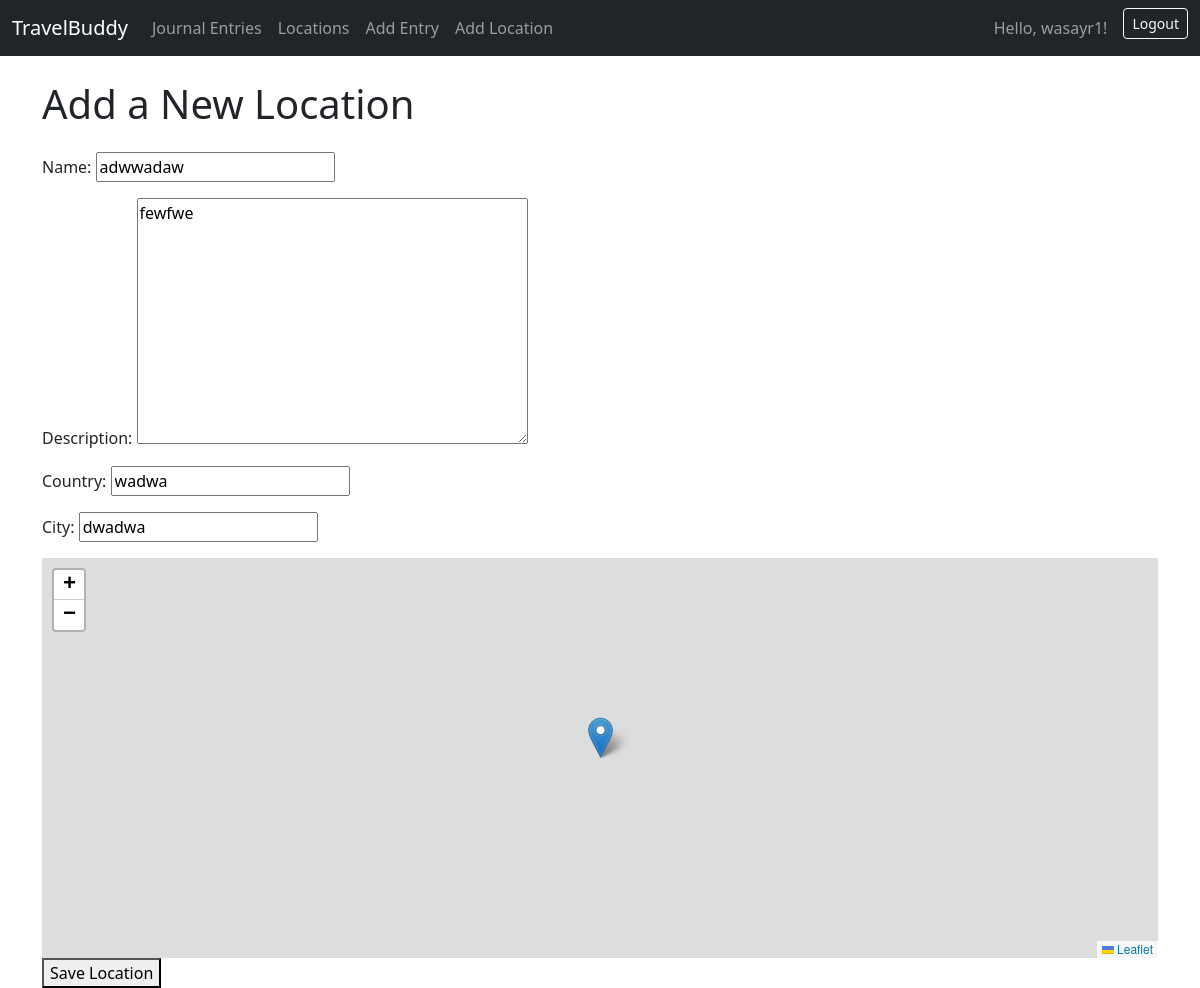
Screenshot of /project/location/5/edit/ (signed in) with the database file from the repository.
### project/models.py (models this page shows, shortened)
class Location(models.Model):
    name = models.CharField(max_length=100)
    description = models.TextField()
    latitude = models.FloatField(null=True, blank=True)
    longitude = models.FloatField(null=True, blank=True)
    country = models.CharField(max_length=100)
    city = models.CharField(max_length=100)

### project/views.py (the view, shortened to what this page needs)
# urls.py: path('location/<int:pk>/edit/', views.LocationUpdateView.as_view(), name='location-update'),
class LocationUpdateView(LoginRequiredMixin, generic.UpdateView):
    model = Location
    form_class = LocationForm
    template_name = 'project/location_form.html'

### project/forms.py
class LocationForm(forms.ModelForm):
    class Meta:
        model = Location
        fields = ['name', 'description', 'latitude', 'longitude', 'country', 'city']
        widgets = {
            'latitude': forms.HiddenInput(),
            'longitude': forms.HiddenInput(),
        }

### project/templates/project/location_form.html (shortened to what this page needs)
{% extends "project/base.html" %}
{% block header %}Add a New Location{% endblock %}
{% block content %}
    <form method="post">
        {{ form.as_p }}
        <div id="map" style="height: 400px;"></div>
        <button type="submit">Save Location</button>
    </form>
    <link rel="stylesheet" href="https://unpkg.com/leaflet/dist/leaflet.css" />
{% endblock %}

### project/templates/project/base.html (shortened to what this page needs)
{% load static %}
<!DOCTYPE html>
<html lang="en">
<head>
    <link href="https://cdn.jsdelivr.net/npm/bootstrap@5.3.3/dist/css/bootstrap.min.css" rel="stylesheet">
</head>
<body>
    <nav class="navbar navbar-expand-lg navbar-dark bg-dark fixed-top">
        <div class="container-fluid">
            <a class="navbar-brand" href="{% url 'project:entry-list' %}">TravelBuddy</a>
            <div class="collapse navbar-collapse" id="navbarNav">
                <ul class="navbar-nav me-auto mb-2 mb-lg-0">
                    <li class="nav-item">
                        <a class="nav-link {% if request.resolver_match.url_name == 'entry-list' %}active{% endif %}" href="{% url 'project:entry-list' %}">Journal Entries</a>
                    </li>
                    <li class="nav-item">
                        <a class="nav-link {% if request.resolver_match.url_name == 'location-list' %}active{% endif %}" href="{% url 'project:location-list' %}">Locations</a>
                    </li>
                    {% if user.is_authenticated %}
                    <li class="nav-item">
                       <a class="nav-link {% if request.resolver_match.url_name == 'entry-create' %}active{% endif %}" href="{% url 'project:entry-create' %}">Add Entry</a>
                    </li>
                    <li class="nav-item">
                         <a class="nav-link {% if request.resolver_match.url_name == 'location-create' %}active{% endif %}" href="{% url 'project:location-create' %}">Add Location</a>
                    </li>
                    {% endif %}
                </ul>
                <div class="d-flex">
                    {% if user.is_authenticated %}
                        <span class="navbar-text me-3">Hello, {{ user.username }}!</span>
                        <form action="{% url 'logout' %}" method="post" style="display: inline;">
                            <button type="submit" class="btn btn-outline-light btn-sm">Logout</button>
                        </form>
                    {% else %}
                        <a href="{% url 'login' %}" class="btn btn-outline-light btn-sm">Login</a>
                    {% endif %}
                </div>
            </div>
        </div>
    </nav>
    <main class="container mt-4">
         <h1 class="mb-4">{% block header %}{% endblock %}</h1>
        {% block content %}
        {% endblock %}
    </main>
</body>
</html>

### project/templates/project/base.html (style rules this page uses)
body { padding-top: 56px; }

### rows the page displays
Location: name "adwwadaw", description "fewfwe", country "wadwa", city "dwadwa"

### other values shown
{{ user.username }} "wasayr1"
